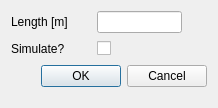
<?xml version="1.0" encoding="UTF-8"?>
<ui version="4.0">
 <class>doublePipeDialog</class>
 <widget class="QDialog" name="doublePipeDialog">
  <property name="geometry">
   <rect>
    <x>0</x>
    <y>0</y>
    <width>218</width>
    <height>108</height>
   </rect>
  </property>
  <property name="windowTitle">
   <string>Double pipe properties</string>
  </property>
  <layout class="QVBoxLayout" name="verticalLayout">
   <item>
    <layout class="QHBoxLayout" name="horizontalLayout_2">
     <item>
      <layout class="QGridLayout" name="gridLayout">
       <item row="0" column="0" colspan="2">
        <widget class="QLabel" name="label">
         <property name="text">
          <string>Length [m]</string>
         </property>
        </widget>
       </item>
       <item row="0" column="2">
        <widget class="QLineEdit" name="lengthInMLineEdit">
         <property name="sizePolicy">
          <sizepolicy hsizetype="Maximum" vsizetype="Fixed">
           <horstretch>0</horstretch>
           <verstretch>0</verstretch>
          </sizepolicy>
         </property>
         <property name="maximumSize">
          <size>
           <width>100</width>
           <height>16777215</height>
          </size>
         </property>
        </widget>
       </item>
       <item row="1" column="0">
        <widget class="QLabel" name="label_2">
         <property name="text">
          <string>Simulate?</string>
         </property>
        </widget>
       </item>
       <item row="1" column="1">
        <widget class="QWidget" name="bulkLengthInfoIconWidget_2" native="true">
         <property name="sizePolicy">
          <sizepolicy hsizetype="Preferred" vsizetype="Preferred">
           <horstretch>0</horstretch>
           <verstretch>0</verstretch>
          </sizepolicy>
         </property>
         <property name="minimumSize">
          <size>
           <width>20</width>
           <height>20</height>
          </size>
         </property>
         <property name="baseSize">
          <size>
           <width>0</width>
           <height>0</height>
          </size>
         </property>
         <property name="toolTip">
          <string>&lt;html&gt;&lt;head/&gt;&lt;body&gt;&lt;p&gt;If checked a unit of type 9511 will be generated simulating the double pipe including its surrounding soil. If not checked, a very simple model that just passes on the mass flow and temperature is used.&lt;/p&gt;&lt;/body&gt;&lt;/html&gt;</string>
         </property>
         <property name="styleSheet">
          <string notr="true">image: url(:/tango-icons/status/tango-icon-theme-0.8.90/scalable/status/dialog-information.svg);</string>
         </property>
        </widget>
       </item>
       <item row="1" column="2">
        <widget class="QCheckBox" name="shallBeSimulatedCheckBox">
         <property name="text">
          <string/>
         </property>
        </widget>
       </item>
      </layout>
     </item>
     <item>
      <spacer name="horizontalSpacer_2">
       <property name="orientation">
        <enum>Qt::Horizontal</enum>
       </property>
       <property name="sizeHint" stdset="0">
        <size>
         <width>40</width>
         <height>20</height>
        </size>
       </property>
      </spacer>
     </item>
    </layout>
   </item>
   <item>
    <layout class="QHBoxLayout" name="horizontalLayout">
     <item>
      <spacer name="horizontalSpacer">
       <property name="orientation">
        <enum>Qt::Horizontal</enum>
       </property>
       <property name="sizeHint" stdset="0">
        <size>
         <width>40</width>
         <height>20</height>
        </size>
       </property>
      </spacer>
     </item>
     <item>
      <widget class="QDialogButtonBox" name="buttonBox">
       <property name="orientation">
        <enum>Qt::Horizontal</enum>
       </property>
       <property name="standardButtons">
        <set>QDialogButtonBox::Cancel|QDialogButtonBox::Ok</set>
       </property>
      </widget>
     </item>
    </layout>
   </item>
   <item>
    <spacer name="verticalSpacer">
     <property name="orientation">
      <enum>Qt::Vertical</enum>
     </property>
     <property name="sizeHint" stdset="0">
      <size>
       <width>20</width>
       <height>13</height>
      </size>
     </property>
    </spacer>
   </item>
  </layout>
 </widget>
 <resources/>
 <connections>
  <connection>
   <sender>buttonBox</sender>
   <signal>accepted()</signal>
   <receiver>doublePipeDialog</receiver>
   <slot>accept()</slot>
   <hints>
    <hint type="sourcelabel">
     <x>248</x>
     <y>254</y>
    </hint>
    <hint type="destinationlabel">
     <x>157</x>
     <y>274</y>
    </hint>
   </hints>
  </connection>
  <connection>
   <sender>buttonBox</sender>
   <signal>rejected()</signal>
   <receiver>doublePipeDialog</receiver>
   <slot>reject()</slot>
   <hints>
    <hint type="sourcelabel">
     <x>316</x>
     <y>260</y>
    </hint>
    <hint type="destinationlabel">
     <x>286</x>
     <y>274</y>
    </hint>
   </hints>
  </connection>
 </connections>
</ui>
